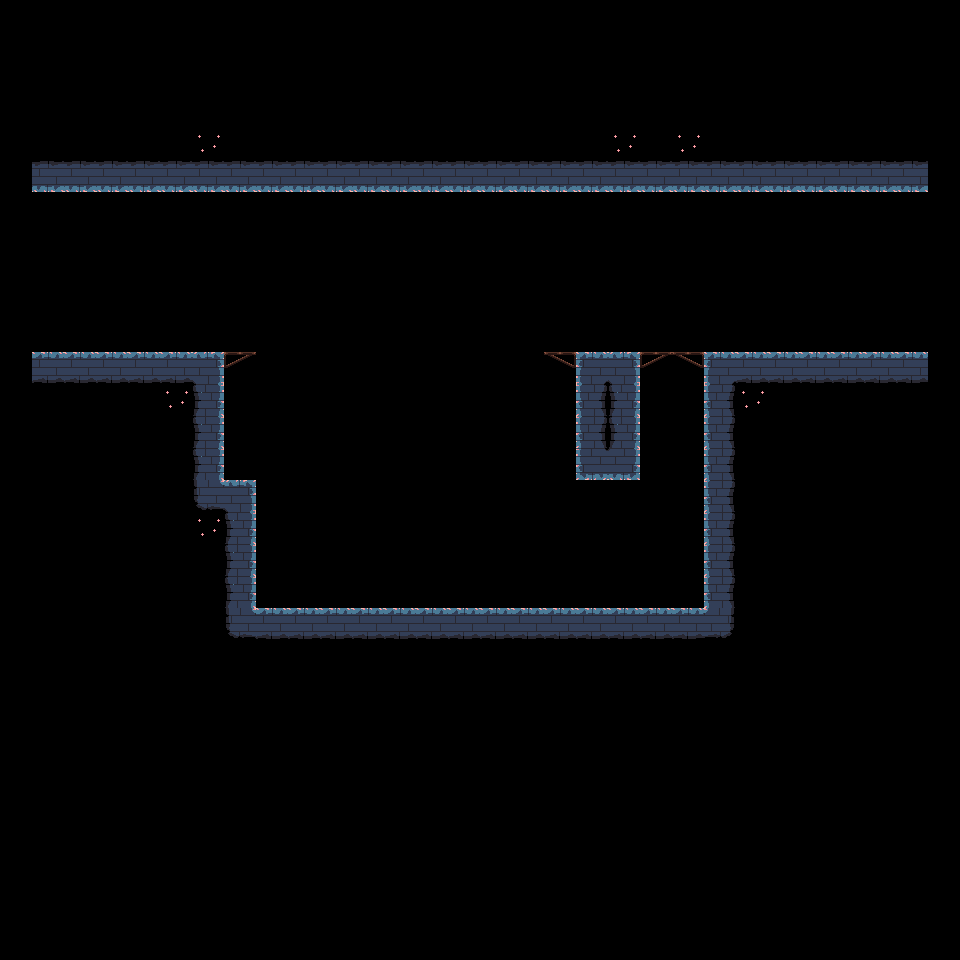

A 2D game scene composited from a Tiled map and its tileset images. What follows is a short description and the map's XML, with every tile layer's data as written:
An orthogonal 30x30 tile map with 32x32 px tiles, 1 tile layer (Tilelaag 1) and 7 objects (4x object, player, platform).

<map version="1.10" tiledversion="1.12.2" orientation="orthogonal" renderorder="right-down" width="30" height="30" tilewidth="32" tileheight="32" infinite="0" nextlayerid="3" nextobjectid="25">
 <tileset firstgid="1" source="Tilesheet1.tsx" />
 <layer id="1" name="Tilelaag 1" width="30" height="30">
  <data encoding="csv">
0,0,0,0,0,0,0,0,0,0,0,0,0,0,0,0,0,0,0,0,0,0,0,0,0,0,0,0,0,0,
0,0,0,0,0,0,0,0,0,0,0,0,0,0,0,0,0,0,0,0,0,0,0,0,0,0,0,0,0,0,
0,0,0,0,0,0,0,0,0,0,0,0,0,0,0,0,0,0,0,0,0,0,0,0,0,0,0,0,0,0,
0,0,0,0,0,0,0,0,0,0,0,0,0,0,0,0,0,0,0,0,0,0,0,0,0,0,0,0,0,0,
0,0,0,0,0,0,10,0,0,0,0,0,0,0,0,0,0,0,0,10,0,10,0,0,0,0,0,0,0,0,
0,18,18,18,18,18,18,18,18,18,18,18,18,18,18,18,18,18,18,18,18,18,18,18,18,18,18,18,18,0,
0,0,0,0,0,0,0,0,0,0,0,0,0,0,0,0,0,0,0,0,0,0,0,0,0,0,0,0,0,0,
0,0,0,0,0,0,0,0,0,0,0,0,0,0,0,0,0,0,0,0,0,0,0,0,0,0,0,0,0,0,
0,0,0,0,0,0,0,0,0,0,0,0,0,0,0,0,0,0,0,0,0,0,0,0,0,0,0,0,0,0,
0,0,0,0,0,0,0,0,0,0,0,0,0,0,0,0,0,0,0,0,0,0,0,0,0,0,0,0,0,0,
0,0,0,0,0,0,0,0,0,0,0,0,0,0,0,0,0,0,0,0,0,0,0,0,0,0,0,0,0,0,
0,2,2,2,2,2,3,26,0,0,0,0,0,0,0,0,0,28,1,3,26,28,1,2,2,2,2,2,2,0,
0,0,0,0,0,10,11,0,0,0,0,0,0,0,0,0,0,0,9,11,0,0,9,10,0,0,0,0,0,0,
0,0,0,0,0,0,11,0,0,0,0,0,0,0,0,0,0,0,9,11,0,0,9,0,0,0,0,57,0,0,
0,0,0,0,0,0,11,0,0,0,0,0,0,0,0,0,0,0,17,19,0,0,9,0,0,0,0,0,0,0,
0,0,0,0,0,0,12,3,0,0,0,0,0,0,0,0,0,0,0,0,0,0,9,0,0,0,0,0,0,0,
0,0,0,0,0,0,10,11,0,0,0,0,0,0,0,0,0,0,0,0,0,0,9,0,0,0,0,0,0,0,
0,0,0,0,0,0,0,11,0,0,0,0,0,0,0,0,0,0,0,0,0,0,9,0,0,0,0,0,0,0,
0,0,0,0,0,0,0,11,0,0,0,0,0,0,0,0,0,0,0,0,0,0,9,0,0,0,0,0,0,0,
0,0,0,0,0,0,0,12,2,2,2,2,2,2,2,2,2,2,2,2,2,2,13,0,0,0,0,0,0,0,
0,0,0,0,0,0,0,0,0,0,0,0,0,0,0,0,0,0,0,0,0,0,0,0,0,0,0,0,0,0,
0,0,0,0,0,0,0,0,0,0,0,0,0,0,0,0,0,0,0,0,0,0,0,0,0,0,0,0,0,0,
0,0,0,0,0,0,0,0,0,0,0,0,0,0,0,0,0,0,0,0,0,0,0,0,0,0,0,0,0,0,
0,0,0,0,0,0,0,0,0,0,0,0,0,0,0,0,0,0,0,0,0,0,0,0,0,0,0,0,0,0,
0,0,0,0,0,0,0,0,0,0,0,0,0,0,0,0,0,0,0,0,0,0,0,0,0,0,0,0,0,0,
0,0,0,0,0,0,0,0,0,0,0,0,0,0,0,0,0,0,0,0,0,0,0,0,0,0,0,0,0,0,
0,0,0,0,0,0,0,0,0,0,0,0,0,0,0,0,0,0,0,0,0,0,0,0,0,0,0,0,0,0,
0,0,0,0,0,0,0,0,0,0,0,0,0,0,0,0,0,0,0,0,0,0,0,0,0,0,0,0,0,0,
0,0,0,0,0,0,0,0,0,0,0,0,0,0,0,0,0,0,0,0,0,0,0,0,0,0,0,0,0,0,
0,0,0,0,0,0,0,0,0,0,0,0,0,0,0,0,0,0,0,0,0,0,0,0,0,0,0,0,0,0
</data>
 </layer>
 <objectgroup id="2" name="Objects">
  <object id="7" x="1196" y="32" width="1" height="1" />
  <object id="12" name="player" type="player" x="96" y="256" width="32" height="62" />
  <object id="14" name="box" type="object" x="579" y="318" width="32" height="32" />
  <object id="20" name="box" type="object" x="570.333" y="533.667" width="32" height="32" />
  <object id="21" name="box" type="object" x="549.333" y="572.333" width="32" height="32" />
  <object id="22" name="Platform" type="platform" x="256" y="352" width="64" height="32">
   <properties>
    <property name="Begin_x" type="int" value="256" />
    <property name="Begin_y" type="int" value="352" />
    <property name="End_x" type="int" value="480" />
    <property name="End_y" type="int" value="352" />
   </properties>
  </object>
  <object id="24" name="box" type="object" x="586.667" y="572" width="32" height="32" />
 </objectgroup>
</map>
